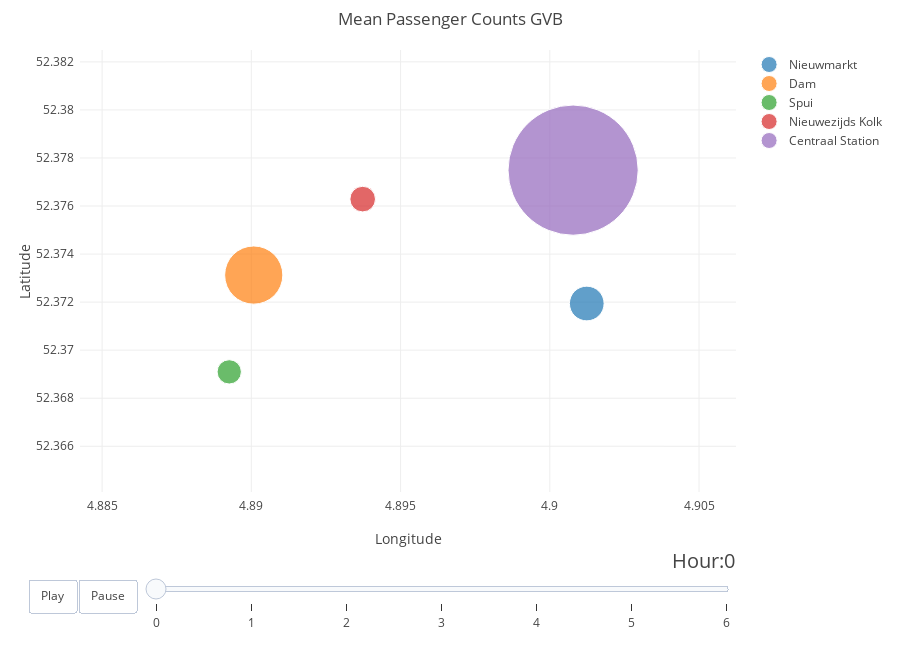

Notebook cell for this chart:
### Code cell
plotTimeSeries(dataset)

### Figure 1 — Plotly figure (JSON) as saved in the notebook; plotly's stock layout.template omitted (floating-point values rounded to 4 significant figures)
{"data": [{"marker": {"size": [359.1], "sizemode": "area", "sizeref": 0.5966}, "mode": "markers", "name": "Nieuwmarkt", "text": "Crowdedness Count: [359.12865035516967]", "type": "scatter", "uid": "96ba7c45-5a45-4832-abfa-c7975160ef0a", "x": [4.901], "y": [52.37]}, {"marker": {"size": [1010.0], "sizemode": "area", "sizeref": 0.5966}, "mode": "markers", "name": "Dam", "text": "Crowdedness Count: [1009.629044988161]", "type": "scatter", "uid": "5162a9fd-e2af-4097-8cca-1aa1e18ed4d9", "x": [4.89], "y": [52.37]}, {"marker": {"size": [176.1], "sizemode": "area", "sizeref": 0.5966}, "mode": "markers", "name": "Spui", "text": "Crowdedness Count: [176.13417521704815]", "type": "scatter", "uid": "286d0d8f-68a4-44b6-91f2-a595d2bb941c", "x": [4.889], "y": [52.37]}, {"marker": {"size": [195.5], "sizemode": "area", "sizeref": 0.5966}, "mode": "markers", "name": "Nieuwezijds Kolk", "text": "Crowdedness Count: [195.53196527229682]", "type": "scatter", "uid": "a020fe00-b0ca-4cfa-9122-12267bc56e1b", "x": [4.894], "y": [52.38]}, {"marker": {"size": [5056.0], "sizemode": "area", "sizeref": 0.5966}, "mode": "markers", "name": "Centraal Station", "text": "Crowdedness Count: [5056.005524861878]", "type": "scatter", "uid": "a0fe0e27-9a8d-4157-bef7-d3ae9c5450f7", "x": [4.901], "y": [52.38]}], "layout": {"height": 650, "hovermode": "closest", "margin": {"b": 50, "pad": 5, "t": 50}, "showlegend": true, "sliders": [{"active": 0, "currentvalue": {"font": {"size": 20}, "prefix": "Hour:", "visible": true, "xanchor": "right"}, "len": 0.9, "pad": {"b": 10, "t": 50}, "steps": [{"args": [[0], {"frame": {"duration": 300, "redraw": false}, "mode": "immediate", "transition": {"duration": 300}}], "label": "0", "method": "animate"}, {"args": [[1], {"frame": {"duration": 300, "redraw": false}, "mode": "immediate", "transition": {"duration": 300}}], "label": "1", "method": "animate"}, {"args": [[2], {"frame": {"duration": 300, "redraw": false}, "mode": "immediate", "transition": {"duration": 300}}], "label": "2", "method": "animate"}, {"args": [[3], {"frame": {"duration": 300, "redraw": false}, "mode": "immediate", "transition": {"duration": 300}}], "label": "3", "method": "animate"}, {"args": [[4], {"frame": {"duration": 300, "redraw": false}, "mode": "immediate", "transition": {"duration": 300}}], "label": "4", "method": "animate"}, {"args": [[5], {"frame": {"duration": 300, "redraw": false}, "mode": "immediate", "transition": {"duration": 300}}], "label": "5", "method": "animate"}, {"args": [[6], {"frame": {"duration": 300, "redraw": false}, "mode": "immediate", "transition": {"duration": 300}}], "label": "6", "method": "animate"}], "transition": {"duration": 300, "easing": "cubic-in-out"}, "x": 0.1, "xanchor": "left", "y": 0, "yanchor": "top"}], "title": {"text": "Mean Passenger Counts GVB"}, "updatemenus": [{"buttons": [{"args": [null, {"frame": {"duration": 500, "redraw": false}, "fromcurrent": true, "transition": {"duration": 300, "easing": "quadratic-in-out"}}], "label": "Play", "method": "animate"}, {"args": [[null], {"frame": {"duration": 0, "redraw": false}, "mode": "immediate", "transition": {"duration": 0}}], "label": "Pause", "method": "animate"}], "direction": "left", "pad": {"r": 10, "t": 87}, "showactive": false, "type": "buttons", "x": 0.1, "xanchor": "right", "y": 0, "yanchor": "top"}], "xaxis": {"autorange": false, "range": [4.884, 4.906], "title": {"text": "Longitude"}}, "yaxis": {"autorange": false, "range": [52.36, 52.38], "title": {"text": "Latitude"}}}}
